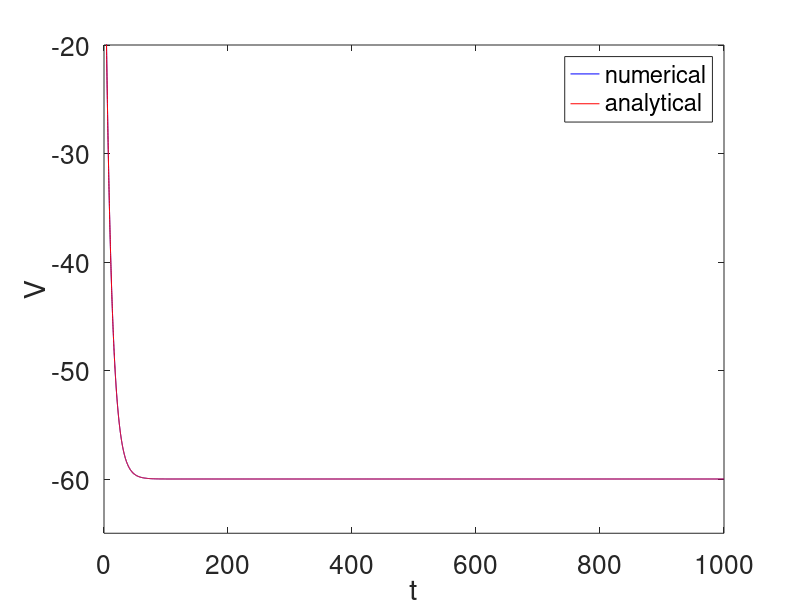

This chart was generated by the following MATLAB code:
%% Question 1B: - 0.5  

% Passive membrane equation

clearvars;
close all

% Biophysical parameters

C = 1;
El = -65;
Gl = 0.1;
Iapp = -0.5;
D = 0;

% Time definitions

Tmax = 1000;
dt = 0.1;
t = 0:dt:Tmax;

% Square wave (Heaviside function)

ti = dt;
tf = 10000;
H = zeros(1,length(t));
H(floor(ti/dt):floor(tf/dt))=1;

% Initial conditions (for D = 0)

V = zeros(1,length(t));
V(1) = El;

% Computation of the solution (for D = 0)

for j=1:length(t)-1
    kv1 = (-Gl*(V(j)-El)+Iapp*H(j))/C;
    av = V(j)+kv1*dt;
    kv2 = (-Gl*(av-El)+Iapp*H(j+1))/C;
    V(j+1) = V(j) + (kv1+kv2)*dt/2;   
end

% Initial conditions (for D > 0)

Vn = zeros(1,length(t));
Vn(1) = V(1);

% Computation of the solution (for D > 0)

for j=1:length(t)-1
    eta = randn;
    Vnaux = Vn(j)+sqrt(2*D*dt)*eta;
    kv1 = (-Gl*(Vnaux-El)+Iapp*H(j))/C;
    av = Vn(j)+kv1*dt;
    av = av + sqrt(2*D*dt)*eta;
    kv2 = (-Gl*(av-El)+Iapp*H(j+1))/C;
    Vn(j+1) = Vn(j) + (kv1+kv2)*dt/2;
    Vn(j+1) = Vn(j+1) + sqrt(2*D*dt)*eta;   
end
% Graph
plot(t,V,'b','linewidth',0.7);
set(gca,'fontsize',19);
hold on

D = 0;
for j=1:length(t)-1
    kv1 = (-Gl*(V(j)-El)+Iapp*H(j))/C;
    av = V(j)+kv1*dt;
    kv2 = (-Gl*(av-El)+Iapp*H(j+1))/C;
    V(j+1) = V(j) + (kv1+kv2)*dt/2;   
end

% Initial conditions (for D > 0)

Vn = zeros(1,length(t));
Vn(1) = V(1);

% Computation of the solution (for D > 0)

for j=1:length(t)-1
    eta = randn;
    Vnaux = Vn(j)+sqrt(2*D*dt)*eta;
    kv1 = (-Gl*(Vnaux-El)+Iapp*H(j))/C;
    av = Vn(j)+kv1*dt;
    av = av + sqrt(2*D*dt)*eta;
    kv2 = (-Gl*(av-El)+Iapp*H(j+1))/C;
    Vn(j+1) = Vn(j) + (kv1+kv2)*dt/2;
    Vn(j+1) = Vn(j+1) + sqrt(2*D*dt)*eta;   
end
% Graph
plot(t,V,'r','linewidth',0.5);
axis([0 Tmax -65 -20]);
set(gca,'fontsize',19);
xlabel('t')
ylabel('V');
legend('analytical');
hold off; 
%% Question 1B: 0.5  

% Passive membrane equation

clearvars;
close all

% Biophysical parameters

C = 1;
El = -65;
Gl = 0.1;
Iapp = 0.5;
D = 0;

% Time definitions

Tmax = 1000;
dt = 0.1;
t = 0:dt:Tmax;

% Square wave (Heaviside function)

ti = dt;
tf = 10000;
H = zeros(1,length(t));
H(floor(ti/dt):floor(tf/dt))=1;

% Initial conditions (for D = 0)

V = zeros(1,length(t));
V(1) = 3.5527e-14;

% Computation of the solution (for D = 0)

for j=1:length(t)-1
    kv1 = (-Gl*(V(j)-El)+Iapp*H(j))/C;
    av = V(j)+kv1*dt;
    kv2 = (-Gl*(av-El)+Iapp*H(j+1))/C;
    V(j+1) = V(j) + (kv1+kv2)*dt/2;   
end

% Initial conditions (for D > 0)

Vn = zeros(1,length(t));
Vn(1) = V(1);

% Computation of the solution (for D > 0)

for j=1:length(t)-1
    eta = randn;
    Vnaux = Vn(j)+sqrt(2*D*dt)*eta;
    kv1 = (-Gl*(Vnaux-El)+Iapp*H(j))/C;
    av = Vn(j)+kv1*dt;
    av = av + sqrt(2*D*dt)*eta;
    kv2 = (-Gl*(av-El)+Iapp*H(j+1))/C;
    Vn(j+1) = Vn(j) + (kv1+kv2)*dt/2;
    Vn(j+1) = Vn(j+1) + sqrt(2*D*dt)*eta;   
end
% Graph
plot(t,V,'b','linewidth',0.7);
set(gca,'fontsize',19);
legend('numerical');
hold on

D = 0;
for j=1:length(t)-1
    kv1 = (-Gl*(V(j)-El)+Iapp*H(j))/C;
    av = V(j)+kv1*dt;
    kv2 = (-Gl*(av-El)+Iapp*H(j+1))/C;
    V(j+1) = V(j) + (kv1+kv2)*dt/2;   
end

% Initial conditions (for D > 0)

Vn = zeros(1,length(t));
Vn(1) =  -60.0000;

% Computation of the solution (for D > 0)

for j=1:length(t)-1
    eta = randn;
    Vnaux = Vn(j)+sqrt(2*D*dt)*eta;
    kv1 = (-Gl*(Vnaux-El)+Iapp*H(j))/C;
    av = Vn(j)+kv1*dt;
    av = av + sqrt(2*D*dt)*eta;
    kv2 = (-Gl*(av-El)+Iapp*H(j+1))/C;
    Vn(j+1) = Vn(j) + (kv1+kv2)*dt/2;
    Vn(j+1) = Vn(j+1) + sqrt(2*D*dt)*eta;   
end
% Graph
plot(t,V,'r','linewidth',0.5);
axis([0 Tmax -65 -20]);
set(gca,'fontsize',19);
xlabel('t')
ylabel('V');
legend('numerical','analytical');
hold off; 

%% Question 1B: 0.5  

% Passive membrane equation

clearvars;
close all

% Biophysical parameters

C = 1;
El = -65;
Gl = 0.1;
Iapp = 0.5;
D = 0;

% Time definitions

Tmax = 1000;
dt = 0.1;
t = 0:dt:Tmax;

% Square wave (Heaviside function)

ti = dt;
tf = 10000;
H = zeros(1,length(t));
H(floor(ti/dt):floor(tf/dt))=1;

% Initial conditions (for D = 0)

V = zeros(1,length(t));
V(1) = 3.5527e-14;

% Computation of the solution (for D = 0)

for j=1:length(t)-1
    kv1 = (-Gl*(V(j)-El)+Iapp*H(j))/C;
    av = V(j)+kv1*dt;
    kv2 = (-Gl*(av-El)+Iapp*H(j+1))/C;
    V(j+1) = V(j) + (kv1+kv2)*dt/2;   
end

% Initial conditions (for D > 0)

Vn = zeros(1,length(t));
Vn(1) = V(1);

% Computation of the solution (for D > 0)

for j=1:length(t)-1
    eta = randn;
    Vnaux = Vn(j)+sqrt(2*D*dt)*eta;
    kv1 = (-Gl*(Vnaux-El)+Iapp*H(j))/C;
    av = Vn(j)+kv1*dt;
    av = av + sqrt(2*D*dt)*eta;
    kv2 = (-Gl*(av-El)+Iapp*H(j+1))/C;
    Vn(j+1) = Vn(j) + (kv1+kv2)*dt/2;
    Vn(j+1) = Vn(j+1) + sqrt(2*D*dt)*eta;   
end
% Graph
plot(t,V,'b','linewidth',0.7);
set(gca,'fontsize',19);
legend('numerical');
hold on

D = 0;
for j=1:length(t)-1
    kv1 = (-Gl*(V(j)-El)+Iapp*H(j))/C;
    av = V(j)+kv1*dt;
    kv2 = (-Gl*(av-El)+Iapp*H(j+1))/C;
    V(j+1) = V(j) + (kv1+kv2)*dt/2;   
end

% Initial conditions (for D > 0)

Vn = zeros(1,length(t));
Vn(1) =  -60.0000;

% Computation of the solution (for D > 0)

for j=1:length(t)-1
    eta = randn;
    Vnaux = Vn(j)+sqrt(2*D*dt)*eta;
    kv1 = (-Gl*(Vnaux-El)+Iapp*H(j))/C;
    av = Vn(j)+kv1*dt;
    av = av + sqrt(2*D*dt)*eta;
    kv2 = (-Gl*(av-El)+Iapp*H(j+1))/C;
    Vn(j+1) = Vn(j) + (kv1+kv2)*dt/2;
    Vn(j+1) = Vn(j+1) + sqrt(2*D*dt)*eta;   
end
% Graph
plot(t,V,'r','linewidth',0.5);
axis([0 Tmax -65 -20]);
set(gca,'fontsize',19);
xlabel('t')
ylabel('V');
legend('numerical','analytical');
hold off; 

